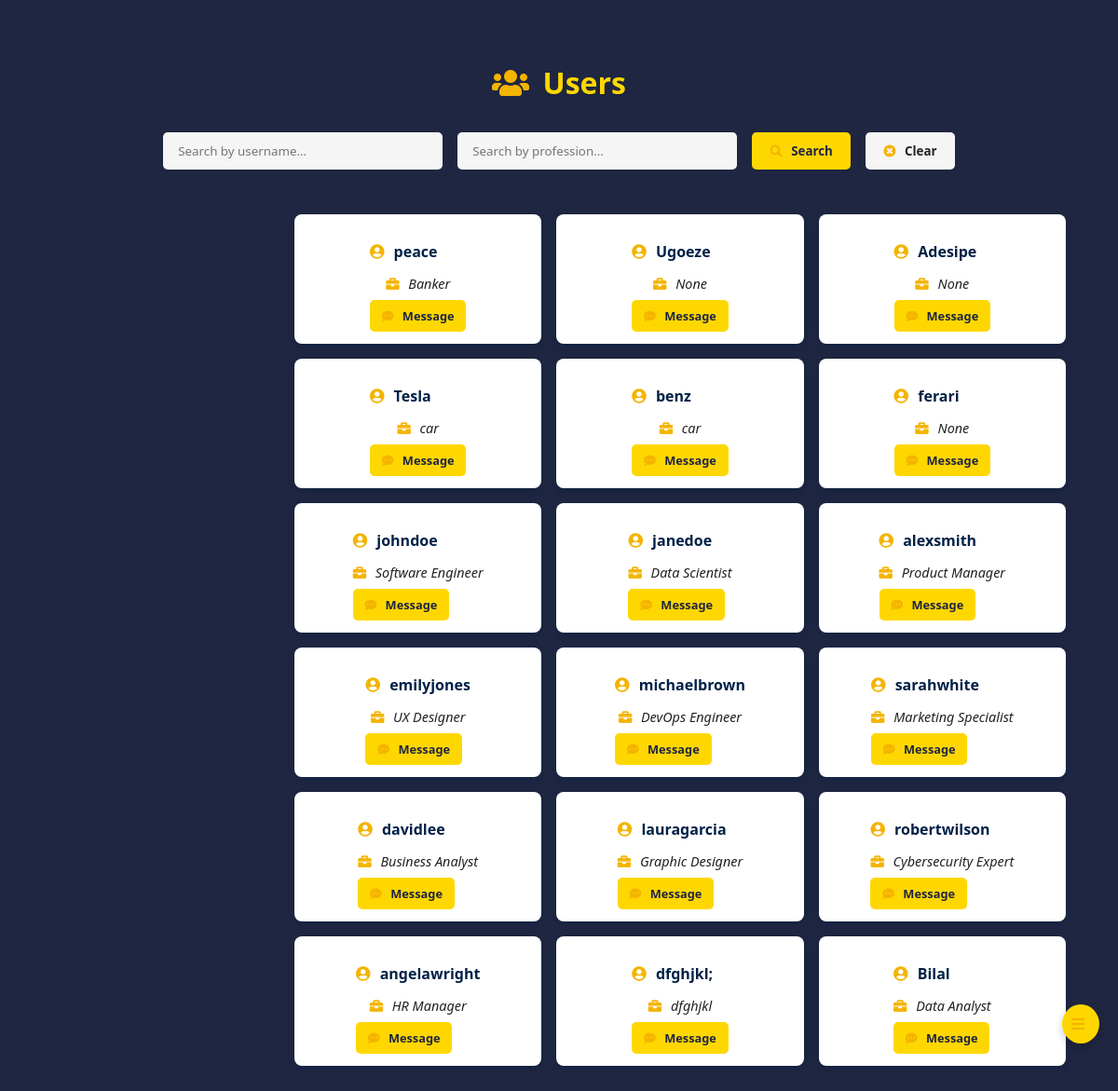
Page /chatbox on the committed database.
### tables this page shows
CREATE TABLE users (
        id INTEGER PRIMARY KEY AUTOINCREMENT,
        username TEXT NOT NULL UNIQUE,
        fullname TEXT,
        profession TEXT,
        email TEXT NOT NULL UNIQUE,
        password TEXT NOT NULL,
        nationality TEXT,
        customer_type TEXT,
        profit REAL DEFAULT 0,
        total_income REAL DEFAULT 0,
        total_expenses REAL DEFAULT 0,
        cash_balance REAL DEFAULT 0,
        card_balance REAL DEFAULT 0
    , savings_balance REAL DEFAULT 0, number_of_workers INTEGER DEFAULT 0);

### app.py (the view)
@app.route('/chatbox', methods=['GET'])
def chatbox():
    search_query = request.args.get('search', '').strip()  # Get search query from URL
    profession_query = request.args.get('profession', '').strip()  # Get profession query from URL
    conn = get_db_connection()
    query = "SELECT * FROM users WHERE 1=1"
    params = []
    if search_query:
        query += " AND username LIKE ?"
        params.append(f'%{search_query}%')
    if profession_query:
        query += " AND profession LIKE ?"
        params.append(f'%{profession_query}%')
    users = conn.execute(query, params).fetchall()
    users = [dict(user) for user in users]
    for user in users:
        user['online'] = user['id'] % 2 == 0  # Example: Even IDs are online
    active_user = {'username': 'JohnDoe', 'id': 1}
    conn.close()
    return render_template('chatbox.html', users=users, search_query=search_query, profession_query=profession_query, active_user=active_user)

### app.py (called while the page is built)
def get_db_connection():
    conn = sqlite3.connect('mydatabase.db')
    conn.row_factory = sqlite3.Row
    return conn

### template/chatbox.html (shortened to what this page needs)
<!DOCTYPE html>
<html lang="en">
<head>
    <link rel="stylesheet" href="../static/css/chatbox.css">
    <link href="https://cdnjs.cloudflare.com/ajax/libs/font-awesome/5.15.4/css/all.min.css" rel="stylesheet">
</head>
<body>
    <h2><i class="fas fa-users"></i> Users</h2>
    <form class="search-box" method="GET" action="/chatbox">
        <input type="text" id="search-input" name="search" class="search-input"
               placeholder="Search by username..." value="{{ request.args.get('search', '') }}">
        <input type="text" id="profession-input" name="profession" class="search-input"
               placeholder="Search by profession..." value="{{ request.args.get('profession', '') }}">
        <button type="submit" id="search-btn" class="search-btn">
            <i class="fas fa-search"></i> Search
        </button>
        <button type="button" id="clear-btn" class="clear-btn">
            <i class="fas fa-times-circle"></i> Clear
        </button>
    </form>
      <div class="sidebar-toggle" onclick="toggleSidebar()">
        <i class="fas fa-bars"></i>
    </div>
<div class="user-list">
  {% for user in users %}
  <div class="user-card">
    <div class="user-info">
      <h3><i class="fas fa-user-circle"></i> {{ user.username }}</h3>
      <p><i class="fas fa-briefcase"></i> {{ user.profession }}</p>
      <a href="{{ url_for('chatroom', username=user.username) }}" class="message-btn">
        <i class="fas fa-comment-dots"></i> Message
      </a>
    </div>
  </div>
  {% else %}
  <p><i class="fas fa-exclamation-circle"></i> No users found.</p>
  {% endfor %}
</div>
</body>
</html>

### static/css/chatbox.css (style rules this page uses)
:root { --color-navy: #002147; --color-gold: #FFD700; --color-light-grey: #F5F5F5; --color-deep-blue: #1f2641; --color-white: #fff; --color-medium-grey: #222; --highlight-gold: #f4b400; --shadow-color: rgba(0, 33, 71, 0.4); }
* { margin: grid; padding: 0; box-sizing: border-box; font-family: 'Segoe UI', Tahoma, Geneva, Verdana, sans-serif; }
.sidebar-toggle, .chat-toggle { position: fixed; bottom: 20px; right: 20px; background-color: var(--color-gold); border: none; border-radius: 50%; padding: 10px; cursor: pointer; z-index: 1000; box-shadow: 0 4px 8px rgba(0, 0, 0, 0.2); }
.sidebar-toggle { bottom: 80px; }
body { background: var(--color-deep-blue); color: var(--color-white); padding: 2rem; min-height: 100vh; }
h2 { text-align: center; margin-bottom: 2rem; color: var(--color-gold); font-size: 2rem; }
.search-box { display: flex; justify-content: center; gap: 1rem; margin-bottom: 2rem; flex-wrap: wrap; }
.search-input { padding: 0.7rem 1rem; border-radius: 5px; border: none; width: 300px; background-color: var(--color-light-grey); color: var(--color-medium-grey); }
.search-btn, .clear-btn { padding: 0.7rem 1.2rem; border: none; border-radius: 5px; font-weight: bold; cursor: pointer; color: var(--color-deep-blue); transition: background-color 0.3s ease; }
.search-btn { background-color: var(--color-gold); }
.clear-btn { background-color: var(--color-light-grey); color: var(--color-medium-grey); }
.user-list { display: grid; grid-template-columns: repeat(auto-fill, minmax(200px, 1fr)); gap: 1rem; margin-left: 260px; padding: 1rem; }
.user-card { background: var(--color-white); color: var(--color-medium-grey); padding: 0.8rem; border-radius: 8px; box-shadow: 0 3px 6px var(--shadow-color); display: flex; flex-direction: column; align-items: center; transition: transform 0.2s ease; font-size: 0.9rem; }
.user-info h3 { color: var(--color-navy); margin-bottom: 0.2rem; font-size: 1rem; }
.user-info p { margin-bottom: 0.5rem; font-style: italic; font-size: 0.9rem; text-align: center; }
.message-btn { display: inline-block; text-decoration: none; padding: 0.5rem 0.8rem; background-color: var(--color-gold); color: var(--color-deep-blue); border-radius: 5px; font-weight: bold; font-size: 0.8rem; transition: background 0.3s ease; }
i { margin-right: 6px; color: var(--highlight-gold); }

### rows in the picture
users: username "peace", profession "Banker"
users: username "Ugoeze", profession "None"
users: username "Adesipe", profession "None"
users: username "Tesla", profession "car"
users: username "benz", profession "car"
users: username "ferari", profession "None"
users: username "johndoe", profession "Software Engineer"
users: username "janedoe", profession "Data Scientist"
users: username "alexsmith", profession "Product Manager"
users: username "emilyjones", profession "UX Designer"
users: username "michaelbrown", profession "DevOps Engineer"
users: username "sarahwhite", profession "Marketing Specialist"
users: username "davidlee", profession "Business Analyst"
users: username "lauragarcia", profession "Graphic Designer"
users: username "robertwilson", profession "Cybersecurity Expert"
users: username "angelawright", profession "HR Manager"
users: username "dfghjkl;", profession "dfghjkl"
users: username "Bilal", profession "Data Analyst"
